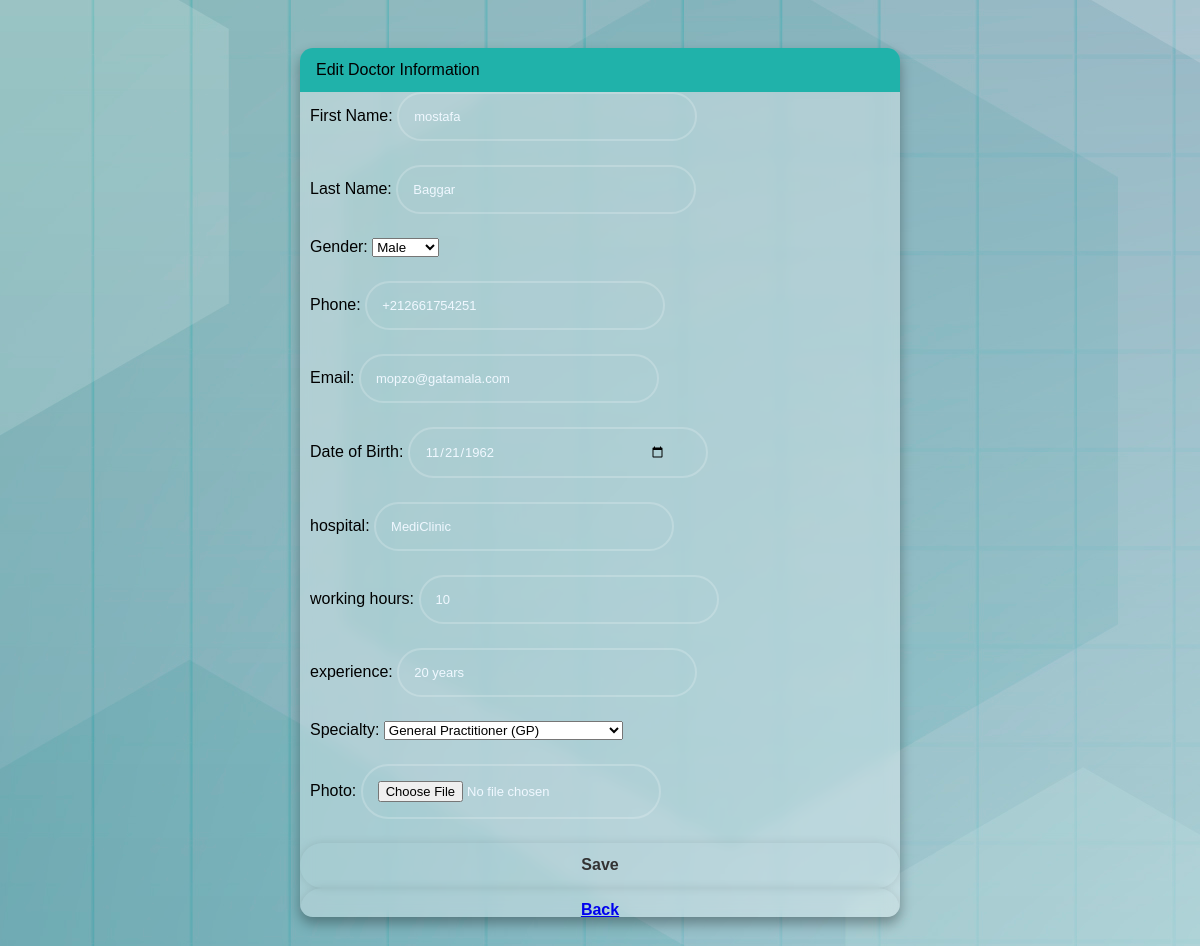
The page /Medi/Doctors-list/edit/1/ (signed in) on the database its author committed.
### accounts/models.py (models this page shows)
class Doctor(AbstractUser):
    GENDER_CHOICES = [
        ('male', 'Male'),
        ('female', 'Female'),
        ('other', 'Other'),
    ]
    SPECIALITY_CHOICES = [
        ('gp', 'General Practitioner (GP)'),
        ('pediatrician', 'Pediatrician'),
        ('obgyn', 'Obstetrician/Gynecologist (OB/GYN)'),
        ('dermatologist', 'Dermatologist'),
        ('orthopedic_surgeon', 'Orthopedic Surgeon'),
        ('cardiologist', 'Cardiologist'),
        ('psychiatrist', 'Psychiatrist'),
    ]
    speciality = models.CharField(max_length=100, choices=SPECIALITY_CHOICES)
    gender = models.CharField(max_length=10, choices=GENDER_CHOICES)
    bio = models.TextField(null=True,default='')
    phone = models.CharField(max_length=20,default='')
    date_of_birth = models.DateField(default='2001-04-20')
    hospital = models.TextField(null=True, default='MediClinic')
    experience = models.TextField(null=True,default='')
    working_hours = models.CharField(max_length=100)
    photo = models.ImageField(upload_to='media/', blank=True, null=True)
    groups = models.ManyToManyField(
        Group,
        verbose_name='groups',
        blank=True,
        help_text='The groups this user belongs to.',
        related_name='doctor_set',  # Use a unique related_name
        related_query_name='user'
    )
    user_permissions = models.ManyToManyField(
        Permission,
        verbose_name='user permissions',
        blank=True,
        help_text='Specific permissions for this user.',
        related_name='doctor_set',  # Use a unique related_name
        related_query_name='user'
    )

### Medi/views.py (the view, shortened to what this page needs)
# urls.py: path('Doctors-list/edit/<int:doctor_id>/', views.edit_doctor, name='edit_doctor'),
@login_required
def edit_doctor(request, doctor_id):
    doctor = get_object_or_404(Doctor, id=doctor_id)
    return render(request, 'edit_doctor.html', {'doctor':doctor})

### Medi/templates/edit_doctor.html (shortened to what this page needs)
{% load static%}
<!DOCTYPE html>
<html lang="en">
<head>
    <link rel="stylesheet" href="{% static 'css/edit_page.css' %}">
</head>
<body>
{% block content %}
<div class="container">
    <div class="row justify-content-center">
        <div class="col-md-6">
            <div class="card">
                <div class="card-header">Edit Doctor Information</div>
                <div class="card-body">
                    <form method="post" enctype="multipart/form-data">
                        <div class="form-group">
                            <label for="first_name">First Name:</label>
                            <input type="text" class="form-control" id="first_name" name="first_name" value="{{ doctor.first_name }}">
                        </div>
                        <div class="form-group">
                            <label for="last_name">Last Name:</label>
                            <input type="text" class="form-control" id="last_name" name="last_name" value="{{ doctor.last_name }}">
                        </div>
                        <div class="form-group">
                            <label for="gender">Gender:</label>
                            <select class="form-control" id="gender" name="gender">
                                <option value="Male" {% if doctor.gender == 'Male' %}selected{% endif %}>Male</option>
                            </select>
                        </div>
                        <div class="form-group">
                            <label for="phone">Phone:</label>
                            <input type="text" class="form-control" id="phone" name="phone" value="{{ doctor.phone }}">
                        </div>
                        <div class="form-group">
                            <label for="email">Email:</label>
                            <input type="text" class="form-control" id="email" name="email" value="{{ doctor.email }}">
                        </div>
                        <div class="form-group">
                            <label for="date_of_birth">Date of Birth:</label>
                            <input type="date" class="form-control" id="date_of_birth" name="date_of_birth" value="{{ doctor.date_of_birth|date:'Y-m-d' }}">
                        </div>
                        <div class="form-group">
                            <label for="hospital">hospital:</label>
                            <input type="text" class="form-control" id="hospital" name="hospital" value="{{ doctor.hospital }}">
                        </div>
                        <div class="form-group">
                            <label for="working_hours">working hours:</label>
                            <input type="text" class="form-control" id="working_hours" name="working_hours" value="{{ doctor.working_hours }}">
                        </div>
                        <div class="form-group">
                            <label for="experience">experience:</label>
                            <input type="text" class="form-control" id="experience" name="experience" value="{{ doctor.experience }}">
                        </div>
                        <div class="form-group">
                          <label for="speciality">Specialty:</label>
                          <select class="form-control" id="speciality" name="speciality">
                            <option value="General Practitioner (GP)">General Practitioner (GP)</option>
                          </select>
                        </div>
                         <div class="form-group">
                            <label for="photo">Photo:</label>
                            <input type="file" class="form-control" id="photo" name="photo" accept="image/*">
                         </div>
                        <button type="submit" class="btn btn-primary">Save</button>
                        <button><a href="{% url 'doctor-full' doctor.id %}" class="btn btn-secondary">Back</a></button>
                    </form>
                </div>
            </div>
        </div>
    </div>
</div>
{% endblock %}
</body>
</html>

### static/css/edit_page.css (style rules this page uses)
* { margin: 0; padding: 0; box-sizing: border-box; font-family: sans-serif; }
body { min-height: 100vh; background-image: url(../images/61805.jpg); display: flex; justify-content: center ; align-items: center; }
.container { width: 50vw; height: 90vh; background-color: #fff5; backdrop-filter: blur(7px); box-shadow: 0 .4rem .8rem #0005; border-radius: .8rem; overflow: auto; overflow-y:scrollbar; visibility: visible; }
.card-header { width: 100%; height: 10%; background-color: lightseagreen; padding: .8rem 1rem; }
.form-group { margin-bottom: 1.5rem; }
.form-group input { width: 50%; height: 10%; background: transparent; border: none; outline: none; border: 2px solid rgba(255, 255, 255, .2); border-radius: 40px; font-size: 13px; color: aliceblue; padding: 15px 40px 15px 15px; }
.form-group label { margin-left:10px }
form button { width: 100%; height: 45px; background: transparent; border: none; outline: none; border-radius: 40px; box-shadow: 0 0 10px rgba(0, 0, 0, .1); cursor: pointer; font-size: 16px; color: #333; font-weight: 600; }

### rows shown on the page
Doctor: first_name "mostafa", last_name "Baggar", gender "Male", phone "+212661754251", email "mopzo@gatamala.com", date_of_birth "11/21/1962", hospital "MediClinic", working_hours "10", experience "20 years"
